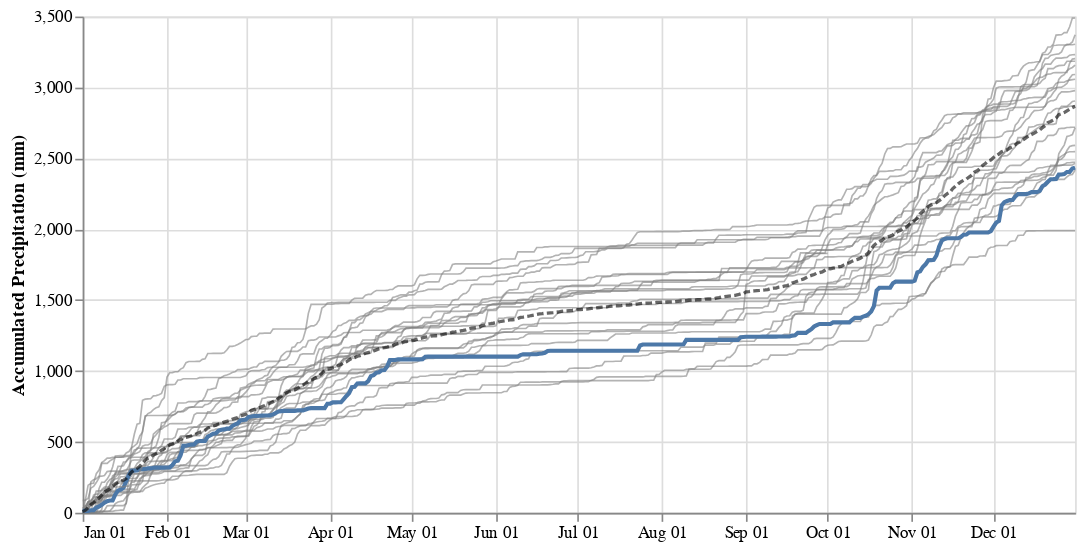

The notebook cell this image was saved under:
### Code cell
title3 = alt.TitleParams(
   text='Lower Capilano Watershed',
   subtitle="Annual Cummulative Precipitation (2003-2023)",
   anchor='middle',
   fontSize=14,
   fontWeight='bold')
# Create a selection for the year
year_selection = alt.selection_single(
    name='Select',
    fields=['year'],
    bind=alt.binding_select(options=list(qd_pc['date'].dt.year.unique()), name='Select Year '),
    init={'year': 2023}  # Initial selected year
)

# Create a line chart using Altair
chart = alt.Chart(qd_pc).mark_line().encode(
    alt.X('monthdate(date):T', title =None),
    alt.Y('rain_cum_yr:Q', title='Accumulated Precipitation (mm)'),
    color=alt.condition(year_selection, 'year:N', alt.value('gray'), title='Year', legend=None),
    strokeWidth=alt.condition(year_selection, alt.value(2.5), alt.value(1)),
    opacity=alt.condition(year_selection, alt.value(1.0), alt.value(0.6))
).add_selection(
    year_selection
).properties(
    width=600
)

# Create a line chart using Altair
mean_chart = alt.Chart(qd_pc).mark_line(color='black', opacity=0.6, strokeDash=[4, 2], size= 2).encode(
    alt.X('monthdate(date):T', title =None),
    alt.Y('mean(rain_cum_yr):Q', title='Accumulated Precipitation (mm)')
).properties(
    width=600
)

chart + mean_chart

### Figure 1 — Vega-Lite specification as saved in the notebook (floating-point values rounded to 4 significant figures; data arrays with more than 128 entries replaced by an {"elided": "..."} marker saying what was removed)
{"config": {"view": {"continuousWidth": 400, "continuousHeight": 300}}, "layer": [{"mark": "line", "encoding": {"color": {"condition": {"field": "year", "legend": null, "title": "Year", "type": "nominal", "selection": "Select"}, "value": "gray"}, "opacity": {"condition": {"value": 1.0, "selection": "Select"}, "value": 0.6}, "strokeWidth": {"condition": {"value": 2.5, "selection": "Select"}, "value": 1}, "x": {"field": "date", "timeUnit": "monthdate", "title": null, "type": "temporal"}, "y": {"field": "rain_cum_yr", "title": "Accumulated Precipitation (mm)", "type": "quantitative"}}, "selection": {"Select": {"type": "single", "fields": ["year"], "bind": {"input": "select", "options": [2003.0, 2004.0, 2005.0, 2006.0, 2007.0, 2008.0, 2009.0, 2010.0, 2011.0, 2012.0, 2013.0, 2014.0, 2015.0, 2016.0, 2017.0, 2018.0, 2019.0, 2020.0, 2021.0, 2022.0, 2023.0, 2024.0], "name": "Select Year "}, "init": {"year": 2023}}}, "width": 600}, {"mark": {"type": "line", "color": "black", "opacity": 0.6, "size": 2, "strokeDash": [4, 2]}, "encoding": {"x": {"field": "date", "timeUnit": "monthdate", "title": null, "type": "temporal"}, "y": {"aggregate": "mean", "field": "rain_cum_yr", "title": "Accumulated Precipitation (mm)", "type": "quantitative"}}, "width": 600}], "data": {"name": "data-14f72f0208298cd5f83fb5068f58172d"}, "$schema": "https://vega.github.io/schema/vega-lite/v4.17.0.json", "datasets": {"data-14f72f0208298cd5f83fb5068f58172d": {"elided": "7939 records"}}}
